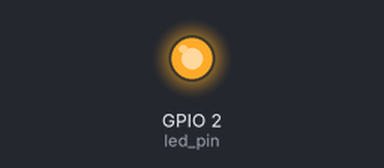
This sketch was run on a simulated ESP32. Parts: output pins drawn as LEDs (lit = HIGH).

Above: at 0.15 s.
At 5.7 s:
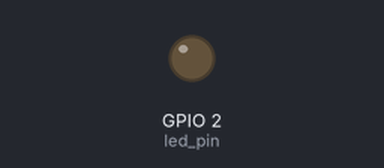
Timing chart, 0 to 6.9 s (numbered marks = the images above):
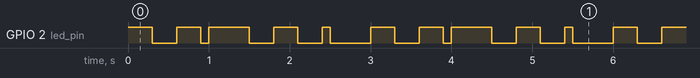

The sketch:

FreeRTOS_TASK_CREATION.ino
```cpp
#if CONFIG_FREERTOS_UNITCORE
static const BaseType_t app_cpu=0;
#else
static const BaseType_t app_cpu=1;
#endif

static const int led_pin = 2;
      //TASK
void toggle_led(void *parameter){
  while(1){
  digitalWrite(led_pin,HIGH);
  vTaskDelay(500/portTICK_PERIOD_MS);
  digitalWrite(led_pin,LOW);
  vTaskDelay(500/portTICK_PERIOD_MS);
  }
}

void toggle_led_2(void *parameter){
  while(1){
  digitalWrite(led_pin,HIGH);
  vTaskDelay(300/portTICK_PERIOD_MS);
  digitalWrite(led_pin,LOW);
  vTaskDelay(300/portTICK_PERIOD_MS);
  }
}

void setup(){
  pinMode(led_pin,OUTPUT);

  xTaskCreatePinnedToCore (
  toggle_led ,
  "toggle_led",
  1024,
  NULL,//parameter
  1,//priority of the task
  NULL,//task handler
  app_cpu); // tells the esp32 to run which code


  xTaskCreatePinnedToCore (
  toggle_led_2 ,
  "toggle_led_2",
  1024,
  NULL,//parameter
  1,//priority of the task
  NULL,//task handler
  app_cpu); // tells the esp32 to run which code
}

void loop(){}
```

Measured:
- by itself, GPIO 2 (led_pin): repeats every 3.0 s: LOW 0.30 s, HIGH 0.30 s, LOW 0.10 s, HIGH 0.50 s, LOW 0.30 s, HIGH 0.30 s, LOW 0.30 s, HIGH 0.10 s, LOW 0.50 s, HIGH 0.30 s
- by itself, everything shown: repeats every 3.0 s, in 10 steps
